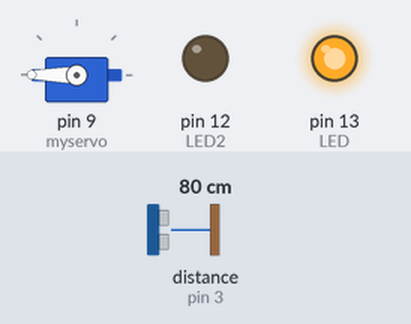
The sketch below on a simulated Arduino Uno, built with avr-gcc and run on an emulated ATmega328P. Shown: servo, output pins drawn as LEDs (lit = HIGH). Wiring (inferred from the names in the program): ultrasonic range finder: trigger pin 2; echo pin 3. The inputs (shaded band) are chosen by the test bench; at power-on: distance to the obstacle (sensor on pin 3) 80 cm. The echo pulse lasts 58.3 µs per cm; pins used as bus, display or sensor lines are not drawn; what the sketch prints to the serial monitor is not drawn.

Above: at 0.1 s.
At 112.1 s:
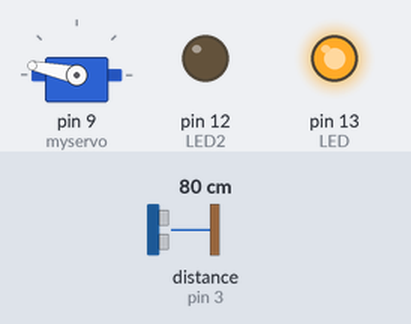
At 129.1 s:
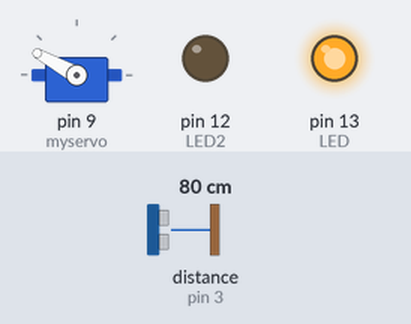
Timing chart, 0 to 130.0 s (numbered marks = the images above):
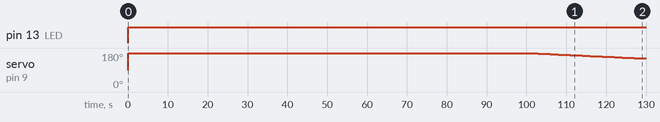

The sketch:

Ultra_y_servo.ino
```cpp
//Ultra
#include <Servo.h>

Servo myservo;  // create servo object to control a servo

const int Trigger = 2;          //Pin digital 2 para el Trigger del sensor
const int Echo    = 3;          //Pin digital 3 para el Echo del sensor
int LED           = 13;
int LED2 = 12;
int LED3 = 13;

int pos = 0;


void setup()
{
  Serial.begin(9600);           //iniciailzamos la comunicación
  pinMode(Trigger, OUTPUT);     //pin como salida
  pinMode(Echo, INPUT);         //pin como entrada
  pinMode(LED, OUTPUT);
pinMode(LED2, OUTPUT);
pinMode(LED3, OUTPUT);

  digitalWrite(Trigger, LOW);   //Inicializamos el pin con 0
  digitalWrite(LED, INPUT);
  myservo.attach(9);  // attaches the servo on pin 9 to the servo object
}

void loop()
{
  long t;                       //timepo que demora en llegar el eco
  long d;                       //distancia en centimetros

  digitalWrite(Trigger, HIGH);
  delayMicroseconds(10);        //Enviamos un pulso de 10us
  digitalWrite(Trigger, LOW);

  t = pulseIn(Echo, HIGH);      //obtenemos el ancho del pulso
  d = t/59;                     //escalamos el tiempo a una distancia en cm

  Serial.print("Distancia: ");
  Serial.print(d);              //Enviamos serialmente el valor de la distancia
  Serial.print("cm");
  Serial.println();
  //delay(100);                   //Hacemos una pausa de 100ms

  if (d <= 60)
  {
      digitalWrite(LED, HIGH);
      digitalWrite(LED2, HIGH);
      digitalWrite(LED3, LOW);
      for (pos = 0; pos <= 280; pos += 1) {
      myservo.write(pos);              // tell servo to go to position in variable 'pos'
      delay(1000);
       }
  }
  else if (d > 60)
  {
    digitalWrite(LED, LOW);
    digitalWrite(LED2, LOW);
      digitalWrite(LED3, HIGH);
    for (pos = 280; pos >= 0; pos -= 1) {
    myservo.write(pos);              // tell servo to go to position in variable 'pos'
    delay(1000);
    }
  }


  }
```

Measured:
- by itself, pin 13 (LED): LOW → HIGH at 0.01 s
- by itself, servo on pin 9 (myservo): 90° → 180° at 0.01 s, → 179° 101 s later, → 178° 1.0 s later, → 177° 1.0 s later, … (30 changes in this stretch)
